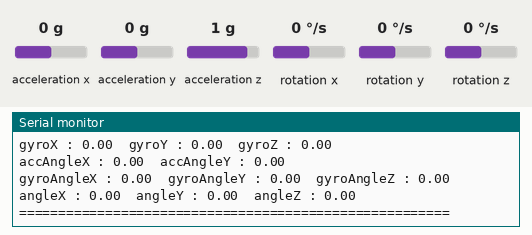
A sketch run on a simulated Arduino Uno, built with avr-gcc and run on an emulated ATmega328P. Parts: the last lines printed to the serial monitor. The inputs (shaded band) are chosen by the test bench; at power-on: acceleration x 0 g, acceleration y 0 g, acceleration z 1 g, rotation x 0 °/s, rotation y 0 °/s, rotation z 0 °/s.

Above: at 4.2 s.
4.3 s: acceleration x set to -1.4 g
At 5.36 s:
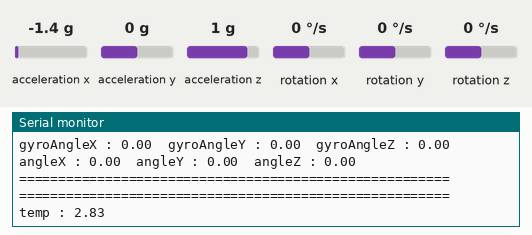
5.8 s: acceleration y set to -1.4 g
At 6.7 s:
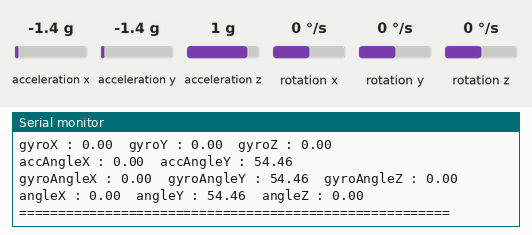
7.3 s: acceleration z set to -1.4 g
At 7.84 s:
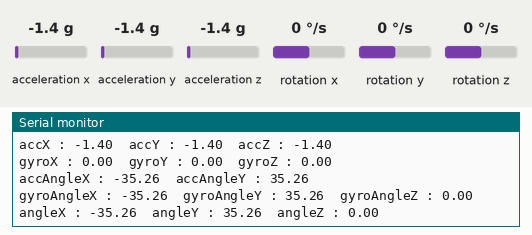
8.8 s: rotation x set to -192 °/s
At 10.06 s:
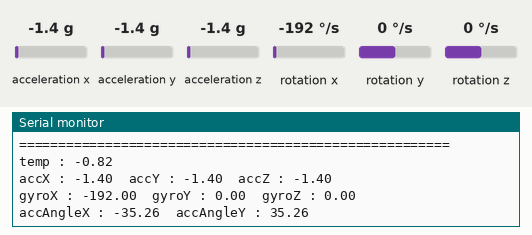
10.3 s: rotation y set to -192 °/s
At 10.3 s:
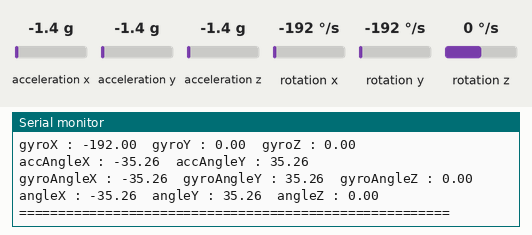
11.8 s: rotation z set to -192 °/s
At 12.32 s:
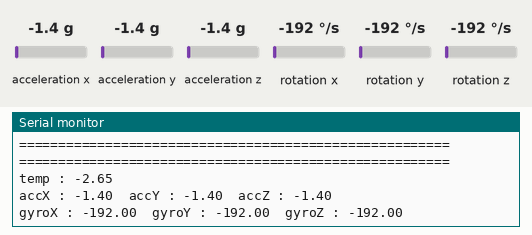
Timing chart, 0 to 14.8 s (numbered marks = the images above; inputs shaded):
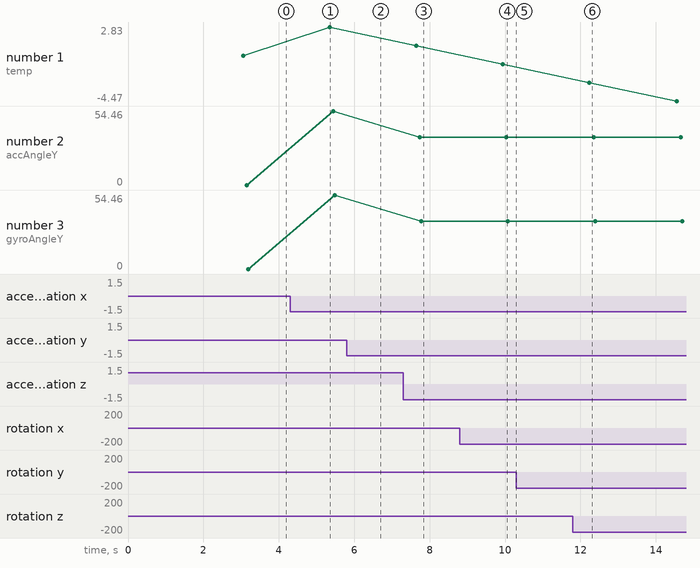

The sketch:

MPU6050.ino
```cpp
#include <MPU6050_tockn.h>
#include <Wire.h>

MPU6050 mpu6050(Wire);

long timer = 0;

void setup() {
  Serial.begin(9600);
  Wire.begin();
  mpu6050.begin();
  mpu6050.calcGyroOffsets(true);
}
float v_gps = 0;
void loop() {
  mpu6050.update();

  if(millis() - timer > 2000){


    float AngleRoll = mpu6050.getAccAngleX();
    float AnglePitch = mpu6050.getAccAngleY();
    float accX = mpu6050.getAccX();
    float accY = mpu6050.getAccY();
    float accZ = mpu6050.getAccZ();
    float accZInertial = -sin(AnglePitch*(3.142/180))*accX+cos(AnglePitch*(3.142/180))*sin(AngleRoll*(3.142/180))*accY+cos(AnglePitch*(3.142/180))*cos(AngleRoll*(3.142/180))*accZ;
    accZInertial = (accZInertial-1)*9.81*100;
    v_gps = v_gps + accZInertial*0.004;
    Serial.println("=======================================================");

    Serial.print("temp : ");Serial.println(v_gps);
    Serial.print("accX : ");Serial.print(mpu6050.getAccX());
    Serial.print("\taccY : ");Serial.print(mpu6050.getAccY());
    Serial.print("\taccZ : ");Serial.println(mpu6050.getAccZ());

    Serial.print("gyroX : ");Serial.print(mpu6050.getGyroX());
    Serial.print("\tgyroY : ");Serial.print(mpu6050.getGyroY());
    Serial.print("\tgyroZ : ");Serial.println(mpu6050.getGyroZ());

    Serial.print("accAngleX : ");Serial.print(mpu6050.getAccAngleX());
    Serial.print("\taccAngleY : ");Serial.println(mpu6050.getAccAngleY());

    Serial.print("gyroAngleX : ");Serial.print(mpu6050.getGyroAngleX());
    Serial.print("\tgyroAngleY : ");Serial.print(mpu6050.getGyroAngleY());
    Serial.print("\tgyroAngleZ : ");Serial.println(mpu6050.getGyroAngleZ());

    Serial.print("angleX : ");Serial.print(mpu6050.getAngleX());
    Serial.print("\tangleY : ");Serial.print(mpu6050.getAngleY());
    Serial.print("\tangleZ : ");Serial.println(mpu6050.getAngleZ());
    Serial.println("=======================================================\n");
    timer = millis();

  }
}


// }
// #include <MPU6050_tockn.h>
// #include <Wire.h>
// #define GRAVITY 9.81
// MPU6050 mpu6050(Wire);

// long timer = 0;
// float accX, accY, accZ; // Giá trị đọc được từ MPU6050
// float accAngleX, accAngleY; // Góc nghiêng tính từ MPU6050

// float velocityX , velocityY, velocityZ ; // Vận tốc theo các trục
// float prevVelocityX, prevVelocityY, prevVelocityZ; // Vận tốc trước đó
// float prevAccX = 0, prevAccY = 0, prevAccZ = 0;

// unsigned long prevUpdateTime; // Thời gian lần cập nhật trước
// float deltaTime; // Khoảng thời gian giữa 2 lần cập nhật
// void setup() {
//   Serial.begin(9600);
//   Wire.begin();
//   // mpu6050.begin();
//   mpu6050.calcGyroOffsets(true);
// }

// void loop() {
//   mpu6050.update();
//   float accX = mpu6050.getAccX();
//   float accY = mpu6050.getAccY();
//   float accZ = mpu6050.getAccZ();

//    // Tính khoảng thời gian giữa 2 lần đọc
//   unsigned long currentTime = millis();
//   deltaTime = (currentTime - prevUpdateTime) / 1000.0;

//   // // Lọc gia tốc tuyến tính
//   //   float accLinearX = accX - sin(accAngleX) * GRAVITY;
//   //   float accLinearY = accY - sin(accAngleY) * GRAVITY;

//   //   // Tích phân tính vận tốc
//   //   // velocityX = prevVelocityX + accLinearX * deltaTime;
//   //   // velocityY = prevVelocityY + accLinearY * deltaTime;
//   //   velocityX += (deltaTime / 6.0) * (prevVelocityX + 4 *  velocityX + accLinearX);
//   //   velocityY += (deltaTime / 6.0) * (prevVelocityY + 4 *  velocityY + accLinearY);
//   //   // Cập nhật lại giá trị cho lần tính tiếp theo
//   //   prevVelocityX = velocityX;
//   //   prevVelocityY = velocityY;
//    // Tích phân hai lần để tính tốc độ
//     velocityX += ((accX + prevAccX) / 2) * deltaTime;
//     velocityY += ((accY + prevAccY) / 2) * deltaTime;
//     velocityZ += ((accZ + prevAccZ) / 2) * deltaTime;

//   prevAccX = accX;
//   prevAccY = accY;
//   prevAccZ = accZ;

//     prevUpdateTime = currentTime;

//   // // Tính tốc độ
//   // float speed = sqrt(velocityX*velocityX + velocityY*velocityY);
//   // if (millis() - timer > 1000) {

//   //   // Tính tốc độ


//   // velocityX += accX * dt;
//   // velocityY += accY * dt;
//   // velocityZ += accZ * dt;

//   // Tốc độ tổng quát bằng căn bậc 2 tổng bình phương
//   // float speed = sqrt(sq(velocityX) + sq(velocityY));

//     // In tốc độ
//   Serial.print("Velocity X: ");
//   Serial.print(velocityX);
//   Serial.print("\tVelocity Y: ");
//   Serial.print(velocityY);
//   Serial.print("\tVelocity Z: ");
//   Serial.println(velocityZ);


//     // Serial.print("Tốc độ hiện tại: ");
//     // Serial.print(sp);
//     // Serial.println(" m/s");

//     // Serial.print("Tốc độ X: ");
//     // Serial.print(velocityX);
//     // Serial.println(" m/s");

//     //  Serial.print("----------------------------------------------------- ");
//     // Serial.print("\naccX : ");Serial.print(mpu6050.getAccX());
//     // Serial.print("\taccY : ");Serial.print(mpu6050.getAccY());
//     // Serial.print("\taccZ : ");Serial.println(mpu6050.getAccZ());

//     // Serial.print("gyroX : ");Serial.print(mpu6050.getGyroX());
//     // Serial.print("\tgyroY : ");Serial.print(mpu6050.getGyroY());
//     // Serial.print("\tgyroZ : ");Serial.println(mpu6050.getGyroZ());

//     // Serial.print("accAngleX : ");Serial.print(mpu6050.getAccAngleX());
//     // Serial.print("\taccAngleY : ");Serial.println(mpu6050.getAccAngleY());

//     // Serial.print("gyroAngleX : ");Serial.print(mpu6050.getGyroAngleX());
//     // Serial.print("\tgyroAngleY : ");Serial.print(mpu6050.getGyroAngleY());
//     // Serial.print("\tgyroAngleZ : ");Serial.println(mpu6050.getGyroAngleZ());

//     // Serial.print("angleX : ");Serial.print(mpu6050.getAngleX());
//     // Serial.print("\tangleY : ");Serial.print(mpu6050.getAngleY());
//     // Serial.print("\tangleZ : ");Serial.println(mpu6050.getAngleZ());


//   //   timer = millis();
//   // }
//   delay(100);
// }
```

Measured:
- after the input at 4.3 s, the serial monitor: prints a new line after 1.0 s (image 1)
- after the input at 7.3 s, the serial monitor: prints a new line after 0.34 s (image 3)
- after the input at 8.8 s, the serial monitor: prints a new line after 1.2 s (image 4)
- after the input at 11.8 s, the serial monitor: prints a new line after 0.50 s (image 6)
- plotted number 1: 0 → 2.83 after the input at 4.3 s
- plotted number 2: 0 → 54.46 after the input at 4.3 s, 54.46 → 35.26 after the input at 7.3 s
- plotted number 3: 0 → 54.46 after the input at 4.3 s, 54.46 → 35.26 after the input at 7.3 s
